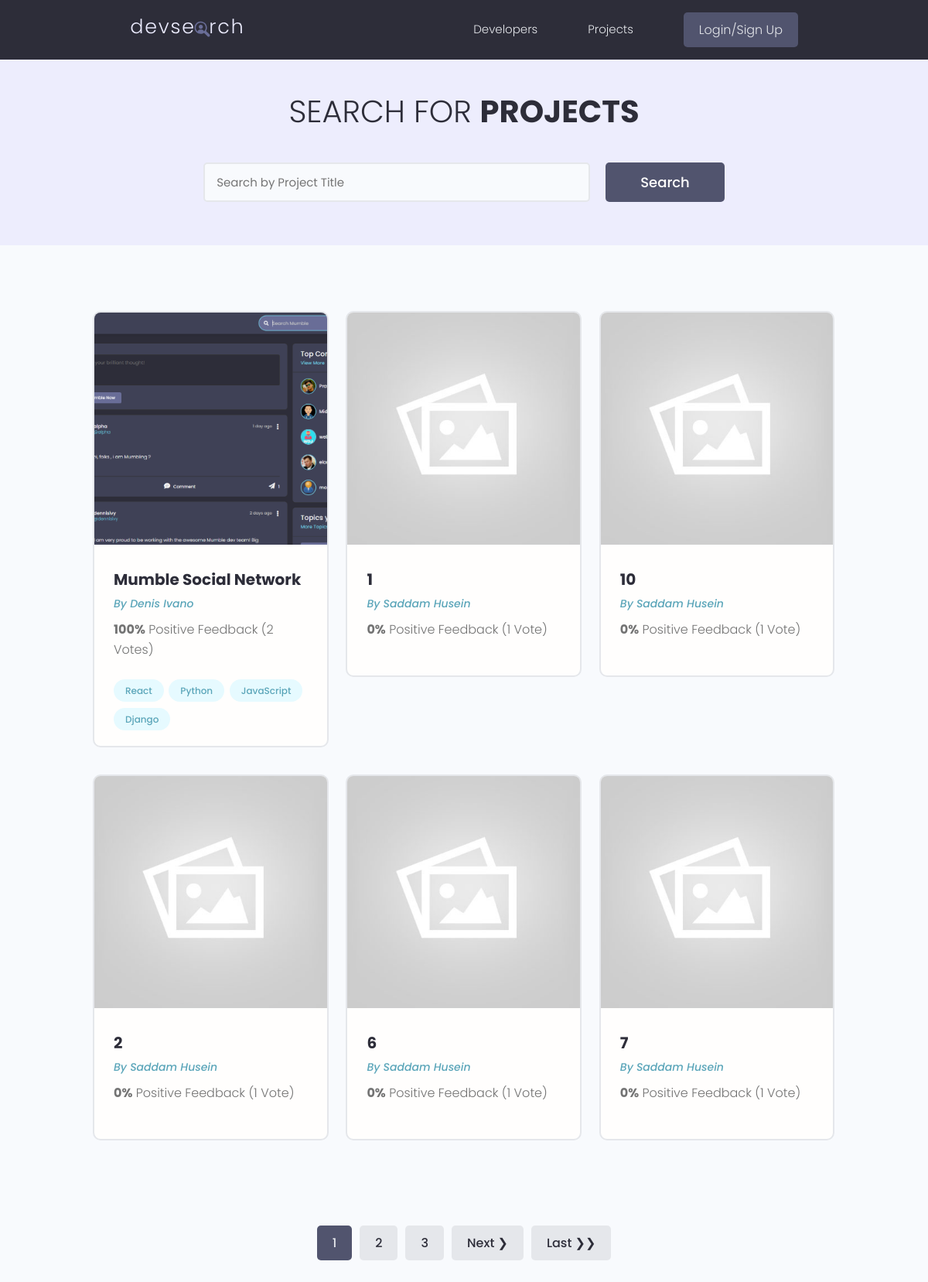
/projects/, run on the app's committed database.
### projects/models.py (models this page shows, shortened)
class Project(models.Model):
    owner = models.ForeignKey(Profile, null=True, blank=True, on_delete=models.SET_NULL)
    title = models.CharField(max_length=200)
    description = models.TextField(null=True, blank=True)
    featured_image = models.ImageField(null=True, blank=True, default='default.jpg')  # default='default.jpg': to specify an image by default that will be added if we don't add our own.
    demo_link = models.CharField(max_length=2000, null=True, blank=True)
    source_link = models.CharField(max_length=2000, null=True, blank=True)
    tags = models.ManyToManyField('Tag', blank=True)  # 'Tag': related to Tag class. we can also using ManyToManyField(Tag), but the Tag class should move above the Project class
    vote_total = models.IntegerField(default=0, null=True, blank=True)
    vote_ratio = models.IntegerField(default=0, null=True, blank=True)
    created = models.DateTimeField(auto_now_add=True)
    id = models.UUIDField(default=uuid.uuid4, unique=True,
                          primary_key=True, editable=False)
    class Meta:
        ordering = ['-vote_ratio', '-vote_total', 'title']  # sort by high vote_ratio by value with high vote_total by value and first title by keyword

class Tag(models.Model):
    name = models.CharField(max_length=200)
    created = models.DateTimeField(auto_now_add=True)
    id = models.UUIDField(default=uuid.uuid4, unique=True,
                          primary_key=True, editable=False)
    def __str__(self):
        return self.name

### users/models.py (models this page shows, shortened)
class Profile(models.Model):
    user = models.OneToOneField(
        User, on_delete=models.CASCADE, null=True, blank=True)
    name = models.CharField(max_length=200, blank=True, null=True)
    email = models.EmailField(max_length=500, blank=True, null=True)
    username = models.CharField(max_length=200, blank=True, null=True)
    location = models.CharField(max_length=200, blank=True, null=True)
    short_intro = models.CharField(max_length=200, blank=True, null=True)
    bio = models.TextField(blank=True, null=True)
    profile_image = models.ImageField(
        null=True, blank=True, upload_to='profiles/', default='profiles/user-default.png')
    social_github = models.CharField(max_length=200, blank=True, null=True)
    social_twitter = models.CharField(max_length=200, blank=True, null=True)
    social_linkedin = models.CharField(max_length=200, blank=True, null=True)
    social_youtube = models.CharField(max_length=200, blank=True, null=True)
    social_website = models.CharField(max_length=200, blank=True, null=True)
    created = models.DateTimeField(auto_now_add=True)
    id = models.UUIDField(default=uuid.uuid4, unique=True,
                          primary_key=True, editable=False)

### projects/views.py (the view)
# urls.py: path('projects/', views.getProjects),
def projects(request):
    projects, search_query = searchProjects(request)  # projects: querysets API data .filter() similar with .all() when we didn't match any keyword into the search input yet
    custom_range, projects, paginator = paginateProjects(request, projects, 6)
    context = {
        'projects': projects,
        'search': search_query,
        'paginator': paginator,
        'custom_range': custom_range,
    }
    return render(request, 'projects/projects.html', context)

### projects/utils.py (called while the page is built)
def searchProjects(request):
    search_query = ''
    if request.GET.get('search_query'):
        search_query = request.GET.get('search_query')
    projects = Project.objects.distinct().filter(
        Q(title__icontains=search_query) |
        Q(description__icontains=search_query) |
        Q(owner__name__icontains=search_query) |
        Q(tags__name__icontains=search_query)
    ) # we can also put the .distinct() after the .filter()
    return projects, search_query

### projects/templates/projects/projects.html (shortened to what this page needs)
{% extends 'main.html' %}
{% block content %}
  <main class="projects">
    <section class="hero-section text-center">
      <div class="container container--narrow">
        <div class="hero-section__box">
          <h2>Search for <span>Projects</span></h2>
        </div>
        <div class="hero-section__search">
          <form id="searchForm" class="form" action="{% url 'projects' %}" method="GET">
            <div class="form__field">
              <input class="input input--text" id="formInput#search" type="text" name="search_query"
                placeholder="Search by Project Title" value="{{ search }}">
            </div>
            <input class="btn btn--sub btn--lg" type="submit" value="Search">
          </form>
        </div>
      </div>
    </section>
    <section class="projectsList">
      <div class="container">
        <div class="grid grid--three">
          {% for project in projects %}
          <div class="column">
            <div class="card project">
              <a href="{% url 'project' project.id %}" class="project">
                <img class="project__thumbnail" src="{{ project.featured_image.url }}" alt="project thumbnail">
                <div class="card__body">
                  <h3 class="project__title">{{ project.title }}</h3>
                  <p>
                    <a class="project__author" href="{% url 'user-profile' project.owner.id %}">By {{ project.owner.name }}</a>
                  </p>
                  <p class="project--rating">
                    <span style="font-weight: bold">{{ project.vote_ratio }}%</span>
                    Positive Feedback ({{ project.vote_total }} Vote{{ project.vote_total|pluralize:'s' }})
                  </p>
                  <div class="project__tags">
                    {% for tag in project.tags.all %}
                    <span class="tag tag--pill tag--main">
                      <small>{{ tag }}</small>
                    </span>
                    {% endfor %}
                  </div>
                </div>
              </a>
            </div>
          </div>
          {% endfor %}
        </div>
      </div>
    </section>
    {% include 'pagination.html' with queryset=projects custom_range=custom_range %}
  </main>
{% endblock content %}

### templates/main.html (shortened to what this page needs)
<!DOCTYPE html>
{% load static %}
<html lang="en">
  <head>
    <link
      rel="stylesheet"
      href="https://cdn.iconmonstr.com/1.3.0/css/iconmonstr-iconic-font.min.css"
    />
    <link rel="stylesheet" href="{% static 'uikit/styles/uikit.css' %}" />
    <link rel="stylesheet" href="{% static 'styles/app.css' %}" />
  </head>
  <body>
    {% include 'navbar.html' %}
    {% block content %}
    {% endblock content %}
  </body>
</html>

### templates/navbar.html (shortened to what this page needs)
{% load static %}
<header class="header">
  <div class="container container--narrow">
    <a href="{% url 'profiles' %}" class="header__logo">
      <img src="{% static 'images/logo.svg' %}" alt="DevSearch Logo" />
    </a>
    <nav class="header__nav">
      <ul class="header__menu">
        <li class="header__menuItem"><a href="{% url 'profiles' %}">Developers</a></li>
        <li class="header__menuItem"><a href="{% url 'projects' %}">Projects</a></li>
        {% if request.user.is_authenticated %}
          <li class="header__menuItem"><a href="{% url 'inbox' %}">Inbox</a></li>
          <li class="header__menuItem"><a href="{% url 'account' %}">Account</a></li>
          <li class="header__menuItem">
            <a href="{% url 'logout' %}" class="btn btn--sub">Logout</a>
          </li>
        {% else %}
          <li class="header__menuItem">
            <a href="{% url 'login' %}" class="btn btn--sub">Login/Sign Up</a>
          </li>
        {% endif %}
      </ul>
    </nav>
  </div>
</header>

### templates/pagination.html (shortened to what this page needs)
{% if queryset.has_other_pages %}
<div class="pagination">
  <ul class="container">
    {% for page in custom_range %}
        {% if page == queryset.number %}
            <li>
                <a href="?page={{ page }}" class="btn page-link btn--sub" data-page="{{ page }}">{{ page }}</a>
            </li>
        {% else %}
            <li>
                <a href="?page={{ page }}" class="btn page-link" data-page="{{ page }}">{{ page }}</a>
            </li>
        {% endif %}
    {% endfor %}
    {% if queryset.has_next %}
        <li>
            <a href="?page={{ queryset.next_page_number }}" class="btn page-link" data-page="{{ queryset.next_page_number }}">Next &#10095;</a>
        </li>
        <li>
            <a href="?page={{ paginator.num_pages }}" class="btn page-link" data-page="{{ paginator.num_pages }}">Last &#10095;&#10095;</a>
        </li>
    {% endif %}
  </ul>
</div>
{% endif %}

### static/styles/app.css (style rules this page uses)
:root { --color-sub: #2d2d39; }
.btn--sub { background-color: var(--color-sub-light); }
.card { border: 2px solid var(--color-light); }
img { width: 100%; }
.header { position: sticky; z-index: 111; background-color: var(--color-sub); padding: 1.5rem 0; }
.header > .container { display: flex; justify-content: space-between; align-items: center; }
.header__logo > img { height: 3.8rem; }
.header__nav > ul { display: inline-flex; align-items: center; list-style: none; gap: 6.5rem; }
.header__menuItem > a { color: var(--color-light); font-weight: 300; }
.hero-section { height: 40vh; display: flex; align-items: center; background-color: var(--color-sub); }
.hero-section__box { margin-bottom: 4rem; }
.hero-section__box > h2, .hero-section__box > h2 > span { font-size: 4rem; color: var(--color-light); line-height: 1.3; text-transform: uppercase; }
.hero-section__box > h2 { font-weight: 300; }
.hero-section__box > h2 > span { font-weight: 700; }
.hero-section__search > .form { display: flex; align-items: center; justify-content: center; gap: 2rem; }
.hero-section__search > .form input.input--text { width: 50rem; }
.pagination { margin-top: 8rem; margin-bottom: 10rem; }
.pagination > ul { flex-wrap: wrap; list-style: none; display: flex; align-items: center; justify-content: center; gap: 1rem; }
.pagination .btn { color: var(--color-sub); }
.pagination .btn.btn--sub { color: var(--color-light); }
.project__author { font-size: 1.4rem; font-style: italic; }
.project--rating { margin-bottom: 1.6em; margin-top: .5em; }
.projects > .hero-section { background: var(--color-sub-lighter); height: 30vh; }
.projects .hero-section__box { margin-bottom: 2.5rem; }
.projects .hero-section__box > h2 { color: var(--color-sub); }
.projects .hero-section__box > h2 > span { font-weight: 700; color: var(--color-sub); }
.projectsList { margin-top: 8rem; }
.project__thumbnail { height: 30rem; object-fit: cover; object-position: top center; }
.project__title { font-size: 2rem; font-weight: 700; color: var(--color-sub); }

### static/uikit/styles/modules/_variables.css (style rules this page uses)
:root { --color-main: #5aa5b9; --color-main-light: #e6faff; --color-sub: #3f4156; --color-sub-light: #51546e; --color-sub-lighter: #ededfd; --color-text: #737373; --color-gray: #8b8b8b; --color-light: #e5e7eb; --color-light-gray: #767676; --color-bg: #f8fafd; --color-white: #fffefd; --color-white-light: #f3f3f3; --color-success: #359e64; --color-success-bg: #def8e8; --color-error: #fc4b0b; --color-error-bg: #fff2ee; --font-base: 'Poppins', arial, helvetica, 'Segoe UI', roboto, ubuntu, sans-serif; --font-monospace: 'Fira Code', 'Courier New', courier, monospace; --font-regular: 300; --font-medium: 500; --font-bold: 700; --generic-shadow: 1px 1px 5px #00000010; --generic-transition: all 0.3s ease-in-out; }

### static/uikit/styles/modules/_base.css (style rules this page uses)
* { margin: 0; padding: 0; box-sizing: border-box; text-rendering: optimizeLegibility; color: inherit; font-size: inherit; }
html { font-size: 50%; }
@media only screen and (min-width: 480px) { html { font-size: 56.25%; } }
@media only screen and (min-width: 1200px) { html { font-size: 62.5%; } }
body { line-height: 1.6; font-weight: 400; font-size: 1.5rem; color: var(--color-text); background-color: var(--color-bg); min-height: 100vh; }

### static/uikit/styles/modules/_typography.css (style rules this page uses)
* { font-family: var(--font-base); }
h2 { font-size: 3.6rem; font-weight: var(--font-bold); }
h3 { font-size: 3.2rem; font-weight: var(--font-medium); }
p, span, strong { font-size: 1.6rem; color: var(--color-text); font-weight: var(--font-regular); }
a { padding-bottom: 2px; text-decoration: none; display: inline-block; color: var(--color-main); font-weight: var(--font-medium); }

### static/uikit/styles/modules/_utilities.css (style rules this page uses)
.container { width: 92%; max-width: 165rem; margin: 0 auto; box-sizing: border-box; }
.container--narrow { width: 92%; max-width: 120rem; }
@media screen and (min-width: 1000px) { .container { width: 90%; } }
@media screen and (min-width: 1000px) { .container--narrow { width: 85%; } }
@media screen and (min-width: 1200px) { .container { width: 80%; } }
@media screen and (min-width: 1200px) { .container--narrow { width: 72%; } }
.text-center { text-align: center; }

### static/uikit/styles/modules/_card.css (style rules this page uses)
.card { border-radius: 1rem; background-color: var(--color-white); border: 1.5px solid var(--color-light); width: auto; height: auto; margin-top: 0.5rem; margin-bottom: 0.5rem; overflow: hidden; }
.card__body, .card__header { padding: 2rem 2.5rem; }

### data on the page
Project: featured_image (picture), title "Mumble Social Network", owner.name "Denis Ivano", vote_ratio "100", vote_total "2"
Tag: name "React"
Tag: name "Python"
Tag: name "JavaScript"
Tag: name "Django"
Project: featured_image (placeholder picture), title "1", owner.name "Saddam Husein", vote_ratio "0", vote_total "1"
Project: featured_image (placeholder picture), title "10", owner.name "Saddam Husein", vote_ratio "0", vote_total "1"
Project: featured_image (placeholder picture), title "2", owner.name "Saddam Husein", vote_ratio "0", vote_total "1"
Project: featured_image (placeholder picture), title "6", owner.name "Saddam Husein", vote_ratio "0", vote_total "1"
Project: featured_image (placeholder picture), title "7", owner.name "Saddam Husein", vote_ratio "0", vote_total "1"

### other printed values
{{ page }} "1"
{{ page }} "2" "3"
